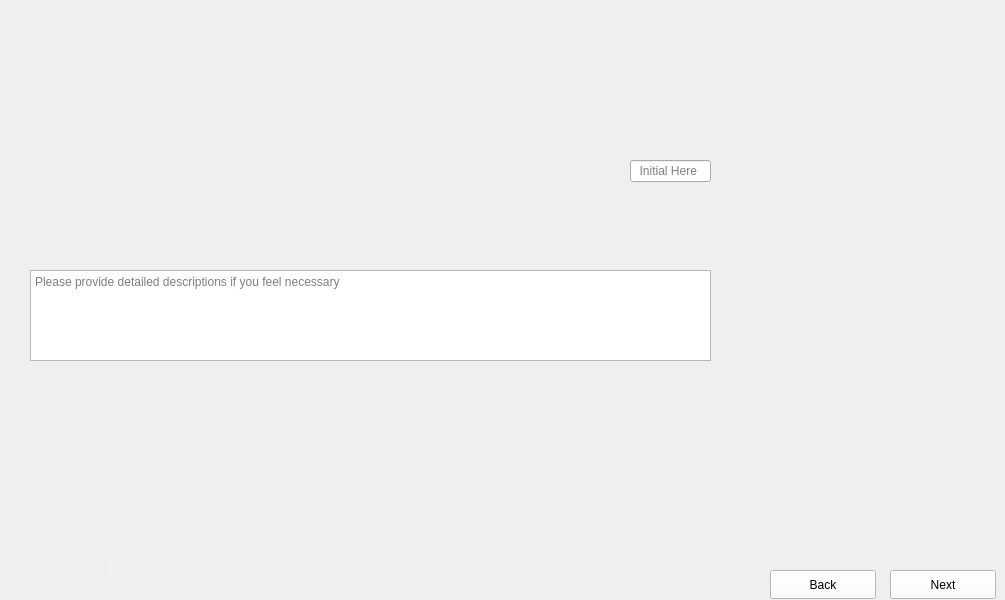
      <widget class="QWidget" name="Fill_Second_Pillars_and_Frame_1">
       <property name="maximumSize">
        <size>
         <width>1024</width>
         <height>600</height>
        </size>
       </property>
       <property name="styleSheet">
        <string notr="true">border-image: url(:/images/images/Fill_Second_Pillars_and_Frame_1.png);</string>
       </property>
       <widget class="QLineEdit" name="Fill_Second_Pillars_and_Frame_1_Data">
        <property name="geometry">
         <rect>
          <x>630</x>
          <y>160</y>
          <width>81</width>
          <height>22</height>
         </rect>
        </property>
        <property name="styleSheet">
         <string notr="true">border-image:None;</string>
        </property>
        <property name="placeholderText">
         <string>  Initial Here</string>
        </property>
       </widget>
       <widget class="QTextEdit" name="Fill_Second_Pillars_and_Frame_1_Comments">
        <property name="geometry">
         <rect>
          <x>30</x>
          <y>270</y>
          <width>681</width>
          <height>91</height>
         </rect>
        </property>
        <property name="styleSheet">
         <string notr="true">border-image:None;</string>
        </property>
        <property name="placeholderText">
         <string>Please provide detailed descriptions if you feel necessary </string>
        </property>
       </widget>
       <widget class="QLineEdit" name="Fill_Second_Pillars_and_Frame_1_Initials">
        <property name="geometry">
         <rect>
          <x>210</x>
          <y>560</y>
          <width>86</width>
          <height>18</height>
         </rect>
        </property>
        <property name="styleSheet">
         <string notr="true">QLineEdit{
background-color: rgb(240, 240, 240);
border: none;
border-image:None;
}</string>
        </property>
       </widget>
       <widget class="QLineEdit" name="Fill_Second_Pillars_and_Frame_1_Dates">
        <property name="geometry">
         <rect>
          <x>110</x>
          <y>560</y>
          <width>86</width>
          <height>18</height>
         </rect>
        </property>
        <property name="styleSheet">
         <string notr="true">QLineEdit{
background-color: rgb(240, 240, 240);
border: none;
border-image:None;
}</string>
        </property>
       </widget>
       <widget class="QPushButton" name="Fill_Second_Pillars_and_Frame_1_Next">
        <property name="geometry">
         <rect>
          <x>890</x>
          <y>570</y>
          <width>106</width>
          <height>29</height>
         </rect>
        </property>
        <property name="styleSheet">
         <string notr="true">QPushButton{
background-color: rgb(255, 255, 255);
height: 35px;
border-image:None;
}
QPushButton::hover{
background-color: rgb(0, 0, 255);
}
QPushButton:pressed{
padding-top:7px;
padding-top:7px;
}</string>
        </property>
        <property name="text">
         <string>Next</string>
        </property>
       </widget>
       <widget class="QPushButton" name="Fill_Second_Pillars_and_Frame_1_Back">
        <property name="geometry">
         <rect>
          <x>770</x>
          <y>570</y>
          <width>106</width>
          <height>29</height>
         </rect>
        </property>
        <property name="styleSheet">
         <string notr="true">QPushButton{
background-color: rgb(255, 255, 255);
height: 35px;
border-image:None;
}
QPushButton::hover{
background-color: rgb(0, 0, 255);
}
QPushButton:pressed{
padding-top:7px;
padding-top:7px;
}</string>
        </property>
        <property name="text">
         <string>Back</string>
        </property>
       </widget>
      </widget>
